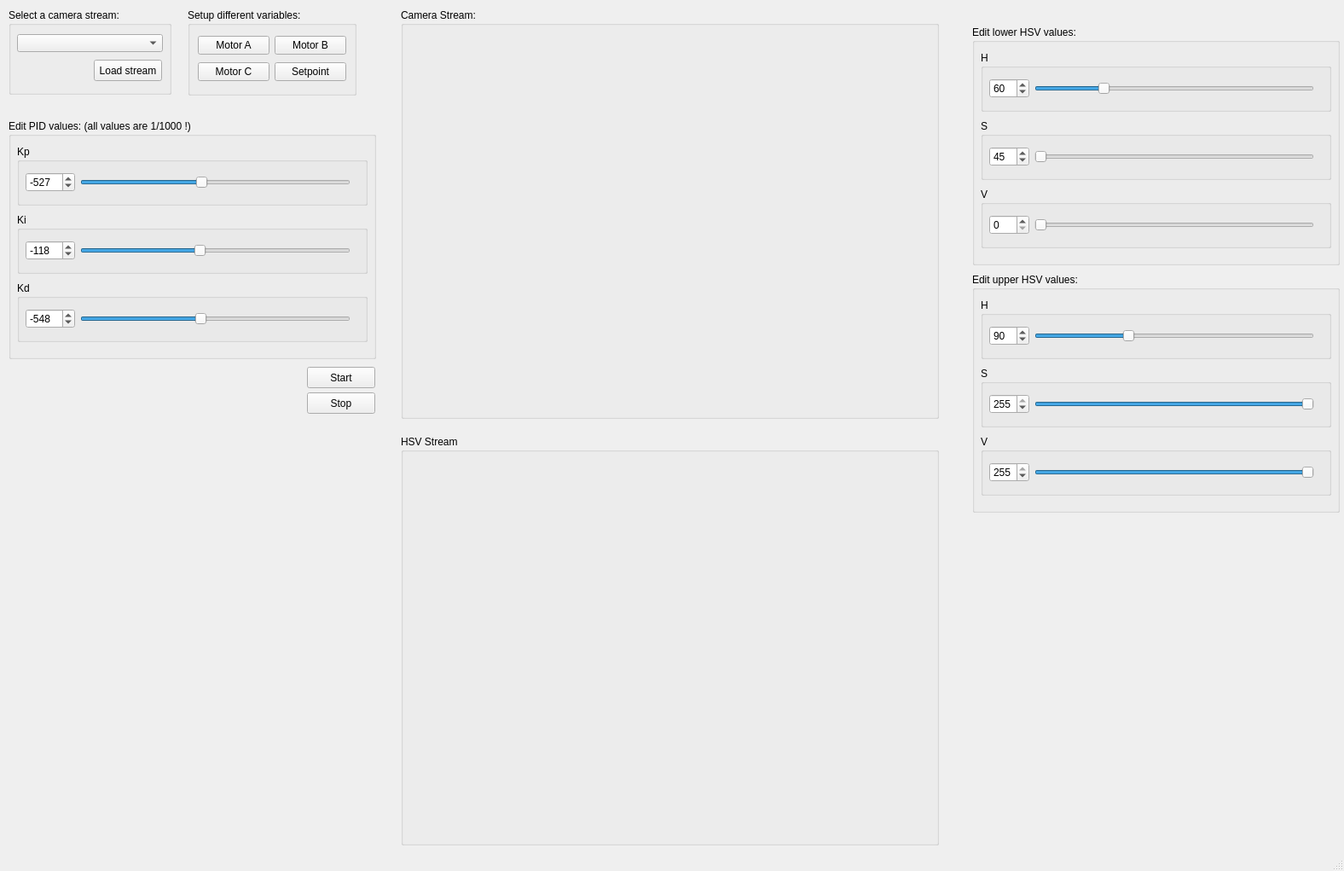
<?xml version="1.0" encoding="UTF-8"?>
<ui version="4.0">
 <class>MainWindow</class>
 <widget class="QMainWindow" name="MainWindow">
  <property name="geometry">
   <rect>
    <x>0</x>
    <y>0</y>
       <width>1576</width>
       <height>1021</height>
   </rect>
  </property>
  <property name="windowTitle">
   <string>MainWindow</string>
  </property>
  <widget class="QWidget" name="centralwidget">
   <widget class="QGroupBox" name="groupBox">
    <property name="geometry">
     <rect>
      <x>10</x>
      <y>10</y>
      <width>191</width>
      <height>101</height>
     </rect>
    </property>
    <property name="title">
     <string>Select a camera stream:</string>
    </property>
    <widget class="QComboBox" name="load_stream_capture_list">
     <property name="geometry">
      <rect>
       <x>10</x>
       <y>30</y>
       <width>171</width>
       <height>21</height>
      </rect>
     </property>
    </widget>
    <widget class="QPushButton" name="load_stream_btn">
     <property name="geometry">
      <rect>
       <x>100</x>
       <y>60</y>
       <width>80</width>
       <height>25</height>
      </rect>
     </property>
     <property name="text">
      <string>Load stream</string>
     </property>
    </widget>
   </widget>
   <widget class="QGroupBox" name="groupBox_2">
    <property name="geometry">
     <rect>
      <x>220</x>
      <y>10</y>
      <width>198</width>
      <height>102</height>
     </rect>
    </property>
    <property name="title">
     <string>Setup different variables:</string>
    </property>
    <layout class="QHBoxLayout" name="horizontalLayout">
     <item>
      <layout class="QGridLayout" name="gridLayout">
       <item row="1" column="2">
        <widget class="QPushButton" name="setpoint_selector_btn">
         <property name="text">
          <string>Setpoint</string>
         </property>
        </widget>
       </item>
       <item row="0" column="2">
        <widget class="QPushButton" name="motor_b_selector_btn">
         <property name="text">
          <string>Motor B</string>
         </property>
        </widget>
       </item>
       <item row="0" column="0">
        <widget class="QPushButton" name="motor_a_selector_btn">
         <property name="text">
          <string>Motor A</string>
         </property>
        </widget>
       </item>
       <item row="1" column="0">
        <widget class="QPushButton" name="motor_c_selector_btn">
         <property name="text">
          <string>Motor C</string>
         </property>
        </widget>
       </item>
      </layout>
     </item>
    </layout>
   </widget>
   <widget class="QGroupBox" name="groupBox_3">
    <property name="geometry">
     <rect>
      <x>470</x>
      <y>10</y>
      <width>631</width>
      <height>481</height>
     </rect>
    </property>
    <property name="title">
     <string>Camera Stream:</string>
    </property>
    <widget class="QLabel" name="camera_stream">
     <property name="geometry">
      <rect>
       <x>0</x>
       <y>20</y>
       <width>611</width>
       <height>451</height>
      </rect>
     </property>
     <property name="text">
      <string/>
     </property>
    </widget>
   </widget>
   <widget class="QGroupBox" name="groupBox_4">
    <property name="geometry">
     <rect>
      <x>10</x>
      <y>140</y>
      <width>431</width>
      <height>281</height>
     </rect>
    </property>
    <property name="title">
     <string>Edit PID values: (all values are 1/1000 !) </string>
    </property>
    <widget class="QGroupBox" name="groupBox_5">
     <property name="geometry">
      <rect>
       <x>10</x>
       <y>30</y>
       <width>411</width>
       <height>71</height>
      </rect>
     </property>
     <property name="title">
      <string>Kp</string>
     </property>
     <widget class="QWidget" name="layoutWidget">
      <property name="geometry">
       <rect>
        <x>10</x>
        <y>30</y>
        <width>381</width>
        <height>28</height>
       </rect>
      </property>
      <layout class="QHBoxLayout" name="horizontalLayout_2">
       <item>
        <widget class="QSpinBox" name="Kp_spinbox">
         <property name="minimum">
          <number>-5000</number>
         </property>
         <property name="maximum">
          <number>5000</number>
         </property>
         <property name="value">
             <number>-527</number>
         </property>
        </widget>
       </item>
       <item>
        <widget class="QSlider" name="Kp_slider">
         <property name="minimum">
          <number>-5000</number>
         </property>
         <property name="maximum">
          <number>5000</number>
         </property>
         <property name="value">
             <number>-527</number>
         </property>
         <property name="orientation">
          <enum>Qt::Horizontal</enum>
         </property>
        </widget>
       </item>
      </layout>
     </widget>
    </widget>
    <widget class="QGroupBox" name="groupBox_6">
     <property name="geometry">
      <rect>
       <x>10</x>
       <y>110</y>
       <width>411</width>
       <height>71</height>
      </rect>
     </property>
     <property name="title">
      <string>Ki</string>
     </property>
     <widget class="QWidget" name="layoutWidget">
      <property name="geometry">
       <rect>
        <x>10</x>
        <y>30</y>
        <width>381</width>
        <height>28</height>
       </rect>
      </property>
      <layout class="QHBoxLayout" name="horizontalLayout_3">
       <item>
        <widget class="QSpinBox" name="Ki_spinbox">
         <property name="minimum">
          <number>-1000</number>
         </property>
         <property name="maximum">
          <number>1000</number>
         </property>
         <property name="value">
             <number>-118</number>
         </property>
        </widget>
       </item>
       <item>
        <widget class="QSlider" name="Ki_slider">
         <property name="minimum">
          <number>-1000</number>
         </property>
         <property name="maximum">
          <number>1000</number>
         </property>
         <property name="value">
             <number>-118</number>
         </property>
         <property name="orientation">
          <enum>Qt::Horizontal</enum>
         </property>
        </widget>
       </item>
      </layout>
     </widget>
    </widget>
    <widget class="QGroupBox" name="groupBox_7">
     <property name="geometry">
      <rect>
       <x>10</x>
       <y>190</y>
       <width>411</width>
       <height>71</height>
      </rect>
     </property>
     <property name="title">
      <string>Kd</string>
     </property>
     <widget class="QWidget" name="layoutWidget_2">
      <property name="geometry">
       <rect>
        <x>10</x>
        <y>30</y>
        <width>381</width>
        <height>28</height>
       </rect>
      </property>
      <layout class="QHBoxLayout" name="horizontalLayout_4">
       <item>
        <widget class="QSpinBox" name="Kd_spinbox">
         <property name="minimum">
          <number>-5000</number>
         </property>
         <property name="maximum">
          <number>5000</number>
         </property>
         <property name="value">
             <number>-548</number>
         </property>
        </widget>
       </item>
       <item>
        <widget class="QSlider" name="Kd_slider">
         <property name="minimum">
          <number>-5000</number>
         </property>
         <property name="maximum">
          <number>5000</number>
         </property>
         <property name="value">
             <number>-548</number>
         </property>
         <property name="sliderPosition">
             <number>-548</number>
         </property>
         <property name="orientation">
          <enum>Qt::Horizontal</enum>
         </property>
        </widget>
       </item>
      </layout>
     </widget>
    </widget>
   </widget>
   <widget class="QPushButton" name="start_pid">
    <property name="geometry">
     <rect>
      <x>360</x>
      <y>430</y>
      <width>80</width>
      <height>25</height>
     </rect>
    </property>
    <property name="text">
     <string>Start</string>
    </property>
   </widget>
   <widget class="QPushButton" name="stop_pid">
    <property name="geometry">
     <rect>
      <x>360</x>
      <y>460</y>
      <width>80</width>
      <height>25</height>
     </rect>
    </property>
    <property name="text">
     <string>Stop</string>
    </property>
   </widget>
      <widget class="QGroupBox" name="groupBox_8">
          <property name="geometry">
              <rect>
                  <x>1140</x>
                  <y>30</y>
                  <width>431</width>
                  <height>281</height>
              </rect>
          </property>
          <property name="title">
              <string>Edit lower HSV values:</string>
          </property>
          <widget class="QGroupBox" name="groupBox_9">
              <property name="geometry">
                  <rect>
                      <x>10</x>
                      <y>30</y>
                      <width>411</width>
                      <height>71</height>
                  </rect>
              </property>
              <property name="title">
                  <string>H</string>
              </property>
              <widget class="QWidget" name="layoutWidget_3">
                  <property name="geometry">
                      <rect>
                          <x>10</x>
                          <y>30</y>
                          <width>381</width>
                          <height>28</height>
                      </rect>
                  </property>
                  <layout class="QHBoxLayout" name="horizontalLayout_5">
                      <item>
                          <widget class="QSpinBox" name="lower_H_spinbox">
                              <property name="minimum">
                                  <number>0</number>
                              </property>
                              <property name="maximum">
                                  <number>255</number>
                              </property>
                              <property name="value">
                                  <number>60</number>
                              </property>
                          </widget>
                      </item>
                      <item>
                          <widget class="QSlider" name="lower_H_slider">
                              <property name="minimum">
                                  <number>0</number>
                              </property>
                              <property name="maximum">
                                  <number>255</number>
                              </property>
                              <property name="value">
                                  <number>60</number>
                              </property>
                              <property name="orientation">
                                  <enum>Qt::Horizontal</enum>
                              </property>
                          </widget>
                      </item>
                  </layout>
              </widget>
          </widget>
          <widget class="QGroupBox" name="groupBox_10">
              <property name="geometry">
                  <rect>
                      <x>10</x>
                      <y>110</y>
                      <width>411</width>
                      <height>71</height>
                  </rect>
              </property>
              <property name="title">
                  <string>S</string>
              </property>
              <widget class="QWidget" name="layoutWidget_4">
                  <property name="geometry">
                      <rect>
                          <x>10</x>
                          <y>30</y>
                          <width>381</width>
                          <height>28</height>
                      </rect>
                  </property>
                  <layout class="QHBoxLayout" name="horizontalLayout_6">
                      <item>
                          <widget class="QSpinBox" name="lower_S_spinbox">
                              <property name="minimum">
                                  <number>0</number>
                              </property>
                              <property name="maximum">
                                  <number>255</number>
                              </property>
                              <property name="value">
                                  <number>45</number>
                              </property>
                          </widget>
                      </item>
                      <item>
                          <widget class="QSlider" name="lower_S_slider">
                              <property name="minimum">
                                  <number>0</number>
                              </property>
                              <property name="maximum">
                                  <number>255</number>
                              </property>
                              <property name="value">
                                  <number>0</number>
                              </property>
                              <property name="orientation">
                                  <enum>Qt::Horizontal</enum>
                              </property>
                          </widget>
                      </item>
                  </layout>
              </widget>
          </widget>
          <widget class="QGroupBox" name="groupBox_11">
              <property name="geometry">
                  <rect>
                      <x>10</x>
                      <y>190</y>
                      <width>411</width>
                      <height>71</height>
                  </rect>
              </property>
              <property name="title">
                  <string>V</string>
              </property>
              <widget class="QWidget" name="layoutWidget_5">
                  <property name="geometry">
                      <rect>
                          <x>10</x>
                          <y>30</y>
                          <width>381</width>
                          <height>28</height>
                      </rect>
                  </property>
                  <layout class="QHBoxLayout" name="horizontalLayout_7">
                      <item>
                          <widget class="QSpinBox" name="lower_V_spinbox">
                              <property name="minimum">
                                  <number>0</number>
                              </property>
                              <property name="maximum">
                                  <number>255</number>
                              </property>
                              <property name="value">
                                  <number>0</number>
                              </property>
                          </widget>
                      </item>
                      <item>
                          <widget class="QSlider" name="lower_V_slider">
                              <property name="minimum">
                                  <number>0</number>
                              </property>
                              <property name="maximum">
                                  <number>255</number>
                              </property>
                              <property name="value">
                                  <number>0</number>
                              </property>
                              <property name="sliderPosition">
                                  <number>0</number>
                              </property>
                              <property name="orientation">
                                  <enum>Qt::Horizontal</enum>
                              </property>
                          </widget>
                      </item>
                  </layout>
              </widget>
          </widget>
      </widget>
      <widget class="QGroupBox" name="groupBox_12">
          <property name="geometry">
              <rect>
                  <x>1140</x>
                  <y>320</y>
                  <width>431</width>
                  <height>281</height>
              </rect>
          </property>
          <property name="title">
              <string>Edit upper HSV values:</string>
          </property>
          <widget class="QGroupBox" name="groupBox_13">
              <property name="geometry">
                  <rect>
                      <x>10</x>
                      <y>30</y>
                      <width>411</width>
                      <height>71</height>
                  </rect>
              </property>
              <property name="title">
                  <string>H</string>
              </property>
              <widget class="QWidget" name="layoutWidget_6">
                  <property name="geometry">
                      <rect>
                          <x>10</x>
                          <y>30</y>
                          <width>381</width>
                          <height>28</height>
                      </rect>
                  </property>
                  <layout class="QHBoxLayout" name="horizontalLayout_8">
                      <item>
                          <widget class="QSpinBox" name="upper_H_spinbox">
                              <property name="minimum">
                                  <number>0</number>
                              </property>
                              <property name="maximum">
                                  <number>255</number>
                              </property>
                              <property name="value">
                                  <number>90</number>
                              </property>
                          </widget>
                      </item>
                      <item>
                          <widget class="QSlider" name="upper_H_slider">
                              <property name="minimum">
                                  <number>0</number>
                              </property>
                              <property name="maximum">
                                  <number>255</number>
                              </property>
                              <property name="value">
                                  <number>84</number>
                              </property>
                              <property name="orientation">
                                  <enum>Qt::Horizontal</enum>
                              </property>
                          </widget>
                      </item>
                  </layout>
              </widget>
          </widget>
          <widget class="QGroupBox" name="groupBox_14">
              <property name="geometry">
                  <rect>
                      <x>10</x>
                      <y>110</y>
                      <width>411</width>
                      <height>71</height>
                  </rect>
              </property>
              <property name="title">
                  <string>S</string>
              </property>
              <widget class="QWidget" name="layoutWidget_7">
                  <property name="geometry">
                      <rect>
                          <x>10</x>
                          <y>30</y>
                          <width>381</width>
                          <height>28</height>
                      </rect>
                  </property>
                  <layout class="QHBoxLayout" name="horizontalLayout_9">
                      <item>
                          <widget class="QSpinBox" name="upper_S_spinbox">
                              <property name="minimum">
                                  <number>0</number>
                              </property>
                              <property name="maximum">
                                  <number>255</number>
                              </property>
                              <property name="value">
                                  <number>255</number>
                              </property>
                          </widget>
                      </item>
                      <item>
                          <widget class="QSlider" name="upper_S_slider">
                              <property name="minimum">
                                  <number>0</number>
                              </property>
                              <property name="maximum">
                                  <number>255</number>
                              </property>
                              <property name="value">
                                  <number>255</number>
                              </property>
                              <property name="orientation">
                                  <enum>Qt::Horizontal</enum>
                              </property>
                          </widget>
                      </item>
                  </layout>
              </widget>
          </widget>
          <widget class="QGroupBox" name="groupBox_15">
              <property name="geometry">
                  <rect>
                      <x>10</x>
                      <y>190</y>
                      <width>411</width>
                      <height>71</height>
                  </rect>
              </property>
              <property name="title">
                  <string>V</string>
              </property>
              <widget class="QWidget" name="layoutWidget_8">
                  <property name="geometry">
                      <rect>
                          <x>10</x>
                          <y>30</y>
                          <width>381</width>
                          <height>28</height>
                      </rect>
                  </property>
                  <layout class="QHBoxLayout" name="horizontalLayout_10">
                      <item>
                          <widget class="QSpinBox" name="upper_V_spinbox">
                              <property name="minimum">
                                  <number>0</number>
                              </property>
                              <property name="maximum">
                                  <number>255</number>
                              </property>
                              <property name="value">
                                  <number>255</number>
                              </property>
                          </widget>
                      </item>
                      <item>
                          <widget class="QSlider" name="upper_V_slider">
                              <property name="minimum">
                                  <number>0</number>
                              </property>
                              <property name="maximum">
                                  <number>255</number>
                              </property>
                              <property name="value">
                                  <number>255</number>
                              </property>
                              <property name="sliderPosition">
                                  <number>255</number>
                              </property>
                              <property name="orientation">
                                  <enum>Qt::Horizontal</enum>
                              </property>
                          </widget>
                      </item>
                  </layout>
              </widget>
          </widget>
      </widget>
      <widget class="QGroupBox" name="groupBox_16">
          <property name="geometry">
              <rect>
                  <x>470</x>
                  <y>510</y>
                  <width>631</width>
                  <height>481</height>
              </rect>
          </property>
          <property name="title">
              <string>HSV Stream</string>
          </property>
          <widget class="QLabel" name="camera_stream_2">
              <property name="geometry">
                  <rect>
                      <x>0</x>
                      <y>20</y>
                      <width>611</width>
                      <height>451</height>
                  </rect>
              </property>
              <property name="text">
                  <string/>
              </property>
          </widget>
      </widget>
  </widget>
  <widget class="QStatusBar" name="statusbar"/>
 </widget>
 <resources/>
 <connections/>
</ui>
